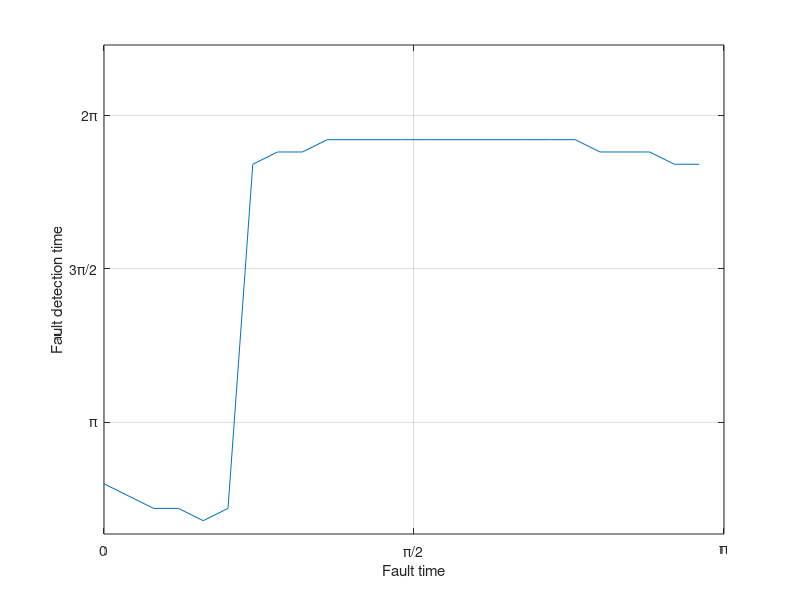
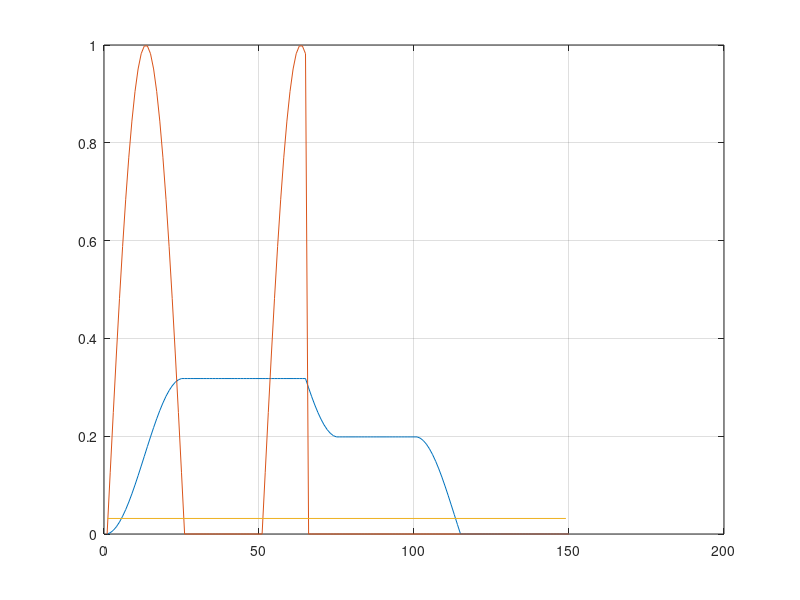

These figures' MATLAB source, in order:
close all

%% Analisis de valor medio esperado

m = 0;
N = 50;
for i=0:N-1
    a = sin(2*pi*i/N);
    a = a*(a>0);
    m = m + a;
end
 
m_ini = m/N;
th = m_ini/10;

%% Tiempo de deteccion

ms = zeros(N,1);
times = zeros(N/2,1);
m_vec = zeros(N*3,1);
for i=0:N/2-1
    m = 0;
    for j=0:N*3-1
        if j>=(i+N)
            a = 0;
        else
            a = sin(2*pi*j/N);
        end
        a = a*(a>0);
        if (j<=N)
            m = m + 1/N*(a - 0);
        else
            m = m + 1/N*(a-a_vec(j-N+1));
        end
        m_vec(j+1) = m;
        a_vec(j+1) = a;
        if m < th && j>N
            break;
        end
    end
    ms(i+1) = m;
    times(i+1) = j-(i+N);
end

figure
plot(2*pi*(0:(N/2-1))/N,times * 2*pi/N)

set(gca,'XTick',0:pi/2:2*pi) 
set(gca,'XTickLabel',{'0','\pi/2','\pi','3\pi/2','2\pi'})
set(gca,'YTick',0:pi/2:4*pi) 
set(gca,'YTickLabel',{'0','\pi/2','\pi','3\pi/2','2\pi','\pi5/2','3\pi','7\pi/2','4\pi'})
grid
xlim([0 pi])
xlabel('Fault time')
ylabel('Fault detection time')

%% Test

m = 0;
for j=0:N*3-1
    if j>=N+15
        a = 0;
    else
        a = sin(2*pi*j/N);
    end
    a = a*(a>0);
    if (j<=(N))
        m = m + 1/N*(a - 0);
    else
        m = m + 1/N*(a-a_vec(j-N+1));
    end
    m_vec(j+1) = m;
    a_vec(j+1) = a;
end

figure
plot(m_vec)
hold
plot(a_vec)
plot([1 N*3-1],[th th])
grid